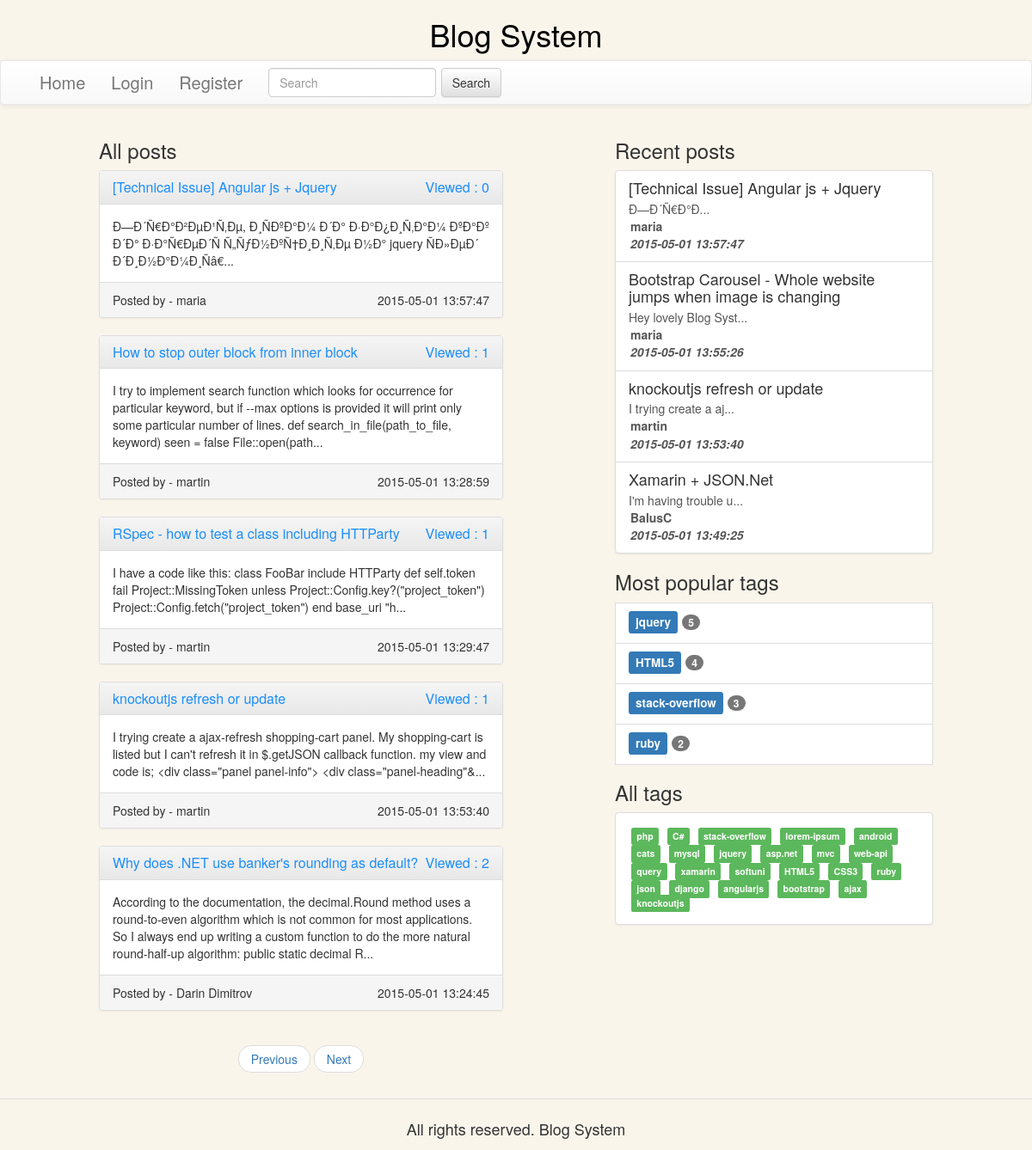
The page / on the database its author committed.
### tables this page shows
CREATE TABLE IF NOT EXISTS `posts` (
`id` int(11) NOT NULL,
  `title` varchar(256) NOT NULL,
  `body` longtext NOT NULL,
  `user_id` int(11) NOT NULL,
  `date_created` datetime NOT NULL,
  `visits` int(11) NOT NULL
);

CREATE TABLE IF NOT EXISTS `users` (
`id` int(11) NOT NULL,
  `username` varchar(20) NOT NULL,
  `passwordHash` varchar(1024) NOT NULL
);

### views/shared/_layout.php (called while the page is built)
<?php include_once DX_ROOT_DIR . "views/shared/header.php" ?>
<?php include_once $template_name ?>
<?php include_once DX_ROOT_DIR . "views/shared/footer.php" ?>

### controllers/home.php (called while the page is built, shortened)
<?php
class Home_Controller extends Main_Controller{
    private $posts = array();
    private $page_size = 5;
    private $start_page = 0;
    public function __construct(){
        include_once DX_ROOT_DIR . "models\\tag.php";
        $tag_model = new Tag_Model();
        $this->posts = $this->model->get_posts_with_author();
        $this->recent_posts = $this->model->get_recent_posts();
        $this->all_tags = $tag_model->get_all_tags();
        $this->popular_tags = $tag_model->get_popular_tags();
    }
    public function index(){
        if(isset($_GET["page"])){
            $page = $_GET["page"];
            $this->posts = array_slice($this->posts, $page * $this->page_size, $this->page_size, true);
        }
        else{
            $this->posts = array_slice($this->posts, $this->start_page * $this->page_size, $this->page_size, true);
        }
        include_once $this -> layout;
    }
}

### controllers/main.php (called while the page is built, shortened)
<?php
class Main_Controller{
    public function __construct($views_dir = '\views\home\\',
                                $class_name = '\Controllers\Main_Controller',
                                $model = 'main')
    {
        $this->model = new $model_class(array("table" => "none"));
    }
}

### models/main.php (called while the page is built, shortened)
<?php
class Main_Model{
    public function __construct($args = array()){
        $defaults = array(
          'limit' => 0,
        );
        $args = array_merge($defaults, $args);
        $db_object = \Lib\Database::get_instance();
        $this->db = $db_object->get_db();
    }
}

### lib/database.php (called while the page is built, shortened)
<?php
class Database{
    private static $db = null;
    public function __construct(){
        $host = DB_HOST;
        $username = DB_USER;
        $pass = DB_PASS;
        $db_name = DB_NAME;
        $db = new \mysqli($host, $username, $pass, $db_name);
        self::$db = $db;
    }
    public static function get_instance(){
        static $instance = null;
        if($instance === null){
            $instance = new static();
        }
        return $instance;
    }
    public static function get_db(){
        return self::$db;
    }
}

### models/post.php (called while the page is built, shortened)
<?php
class Post_Model extends Main_Model{
    public function get_posts_with_author(){
        $query = sprintf("SELECT p.id, p.title, p.body, p.date_created, p.visits, u.username FROM posts p
INNER JOIN users u ON p.user_id=u.id
ORDER BY p.visits ASC");
        $result_set = $this->db->query($query);
        $results = $this->process_results($result_set);
        return $results;
    }
    public function get_recent_posts(){
        $query = sprintf("SELECT p.id, p.title, p.body, p.date_created, u.username FROM posts p
INNER JOIN `users` u
ON p.user_id=u.id
ORDER BY p.date_created DESC LIMIT 4");
        $result_set = $this->db->query($query);
        $recent_posts = $this->process_results($result_set);
        return $recent_posts;
    }
}

### lib/auth.php (called while the page is built, shortened)
<?php
class Auth{
    public static function get_instance(){
        static $instance = null;
        if($instance === null){
            $instance = new static();
        }
        return $instance;
    }
}

### models/tag.php (called while the page is built, shortened)
<?php
class Tag_Model extends Main_Model{
    public function get_popular_tags(){
        $query = sprintf("SELECT t.name, count(1) as NumberOfPosts FROM posts p
INNER JOIN posts_tags pt
ON p.id=pt.post_id
INNER JOIN tags t
ON t.id=pt.tag_id
GROUP BY t.name
ORDER BY NumberOfPosts DESC
LIMIT 4");
        $result_set = $this->db->query($query);
        $tags = $this->process_results($result_set);
        $tag_names = array();
        foreach($tags as $tag){
            $tag_names[$tag["name"]] = $tag["NumberOfPosts"];
        }
        return $tag_names;
    }
    public function get_all_tags(){
        $query = sprintf("SELECT t.name FROM tags t");
        $result_set = $this->db->query($query);
        $tags = $this->process_results($result_set);
        $tag_names = array();
        foreach($tags as $tag){
            $tag_names[] = $tag["name"];
        }
        return $tag_names;
    }
}

### views/home/index.php (the view, shortened to what this page needs)
<div class="col-md-5 col-md-push-1">
    <h3>All posts</h3>
    <?php foreach($this->posts as $post ): ?>
        <div class="row">
            <div class="col-md-12">
                <div class="panel panel-default">
                    <div class="panel-heading">
                        <h3 class="panel-title link">
                            <?php
                                $post_path = DX_ROOT_URL . 'posts/view/' . $post["id"];
                                echo("<a href='{$post_path}'>{$post["title"]}</a>");
                                echo("<p class='pull-right'>Viewed : {$post["visits"]}</p>");
                            ?>
                        </h3>
                    </div>
                    <div class="panel-body wordwrap">
                        <?php echo(substr($post["body"], 0, 250) . "...")?>
                    </div>
                    <div class="panel-footer">
                        <?php
                            echo("<span>Posted by - {$post["username"]}</span>");
                            echo("<span class='float-right'>{$post["date_created"]}</span>");
                        ?>
                    </div>
                </div>
            </div>
        </div>
    <?php endforeach ?>
    <div class="row">
        <div class="col-xs-12">
            <nav>
                <ul class="pager">
                    <?php
                        $current_page = 0;
                        $search = isset($_GET["search"]) ? "&search=" . $_GET["search"] : "";
                        $next_page = DX_ROOT_URL . "home?page=" . ($current_page + 1) .  $search;
                        if( !($current_page - 1 < 0 ) ){
                            $previous_page = DX_ROOT_URL . "home?page=" . ($current_page - 1) . $search;
                        }
                        else{
                            $previous_page = DX_ROOT_URL . "home?page=" . 0 . $search;
                        }
                    ?>
                    <li><a href="<?php echo($previous_page)?>">Previous</a></li>
                    <li><a href="<?php echo($next_page)?>">Next</a></li>
                </ul>
            </nav>
        </div>
    </div>
</div>
<div class="col-md-4 pull-right col-md-pull-1 col-xs-12">
    <h3>Recent posts</h3>
    <div class="list-group">
        <?php foreach($this->recent_posts as $recent_post):
            $recent_post_path = DX_ROOT_URL . 'posts/view/' . $recent_post["id"];
            ?>
            <a href="<?php echo($recent_post_path)?>" class="list-group-item">
                <h4 class="list-group-item-heading">
                    <?php echo($recent_post["title"]);?>
                </h4>
                <p class="list-group-item-text"><?php echo(substr($recent_post["body"], 0, 20) . "...")?></p>
                <p class="list-group-item-text bold margin2"><?php echo($recent_post["username"])?></p>
                <p class="list-group-item-text bold italic margin2"><?php echo($recent_post["date_created"])?></p>
            </a>
        <?php endforeach ?>
    </div>
    <h3>Most popular tags</h3>
    <?php foreach($this->popular_tags as $key=>$value):
            $search_post_path = DX_ROOT_URL . 'home?page=0&search=' . $key;
        ?>
        <a href="<?php echo($search_post_path)?>" class="list-group-item">
            <h4 class="list-group-item-heading">
                <span class="label label-primary"><?php echo($key);?></span>
                <span class="badge"><?php echo($value)?></span>
            </h4>
        </a>
    <?php endforeach ?>
    <h3>All tags</h3>
    <div class="panel panel-default">
        <div class="panel-body">
            <?php foreach($this->all_tags as $tag_name):
                $search_post_path = DX_ROOT_URL . 'home?page=0&search=' . $tag_name;
                ?>
                <div class="margin3 display-inline">
                    <a href="<?php echo($search_post_path);?>">
                        <span class="label label-success"><?php echo($tag_name);?></span>
                    </a>
                </div>
            <?php endforeach ?>
        </div>
    </div>
</div>

### content/styles/main-styles.css (style rules this page uses)
html, body { height: 100%; margin-bottom: 20px; }
body { background-color: #faf5eb; }
.margin2 { margin: 2px; }
.margin3 { margin: 3px; }
.wordwrap { word-wrap: break-word; }
.link { color: #1b8efa; }
.bold { font-weight: bold; }
.italic { font-style: italic; }
.float-right { float: right; }
.display-inline { display: inline-block; }

### rows shown on the page
posts: title "[Technical Issue] Angular js + Jquery", visits "0", body "Ð—Ð´Ñ€Ð°Ð²ÐµÐ¹Ñ‚Ðµ, Ð¸ÑÐºÐ°Ð¼ Ð´Ð° Ð·Ð°Ð¿Ð¸Ñ‚Ð°Ð¼ ÐºÐ°Ðº Ð´Ð° Ð·Ð°Ñ€ÐµÐ´Ñ Ñ„ÑƒÐ½ÐºÑ†Ð¸Ð¸Ñ‚Ðµ Ð½Ð° jquery ÑÐ»ÐµÐ´ Ð´Ð¸Ð½Ð°Ð¼Ð¸Ñâ€", user.username "maria", date_created "2015-05-01 13:57:47", body "Ð—Ð´Ñ€Ð°Ð"
posts: title "How to stop outer block from inner block", visits "1", body "I try to implement search function which looks for occurrence for particular keyword, but if --max options is provided it will print only some particular number of lines. def search_in_file(path_to_file, keyword) seen = false File::open(path", user.username "martin", date_created "2015-05-01 13:28:59"
posts: title "RSpec - how to test a class including HTTParty", visits "1", body "I have a code like this: class FooBar include HTTParty def self.token fail Project::MissingToken unless Project::Config.key?(\"project_token\") Project::Config.fetch(\"project_token\") end base_uri \"h", user.username "martin", date_created "2015-05-01 13:29:47"
posts: title "knockoutjs refresh or update", visits "1", body "I trying create a ajax-refresh shopping-cart panel. My shopping-cart is listed but I can't refresh it in $.getJSON callback function. my view and code is; <div class=\"panel panel-info\"> <div class=\"panel-heading\"&", user.username "martin", date_created "2015-05-01 13:53:40", body "I trying create a aj"
posts: title "Why does .NET use banker's rounding as default?", visits "2", body "According to the documentation, the decimal.Round method uses a round-to-even algorithm which is not common for most applications. So I always end up writing a custom function to do the more natural round-half-up algorithm: public static decimal R", user.username "Darin Dimitrov", date_created "2015-05-01 13:24:45"
posts: title "Bootstrap Carousel - Whole website jumps when image is changing", body "Hey lovely Blog Syst", user.username "maria", date_created "2015-05-01 13:55:26"
posts: title "Xamarin + JSON.Net", body "I'm having trouble u", user.username "BalusC", date_created "2015-05-01 13:49:25"

### other values the page prints
$key "jquery"
$value "5"
$key "HTML5"
$value "4"
$key "stack-overflow"
$value "3"
$key "ruby"
$value "2"
$tag_name "php"
$tag_name "C#"
$tag_name "stack-overflow"
$tag_name "lorem-ipsum"
$tag_name "android"
$tag_name "cats"
$tag_name "mysql"
